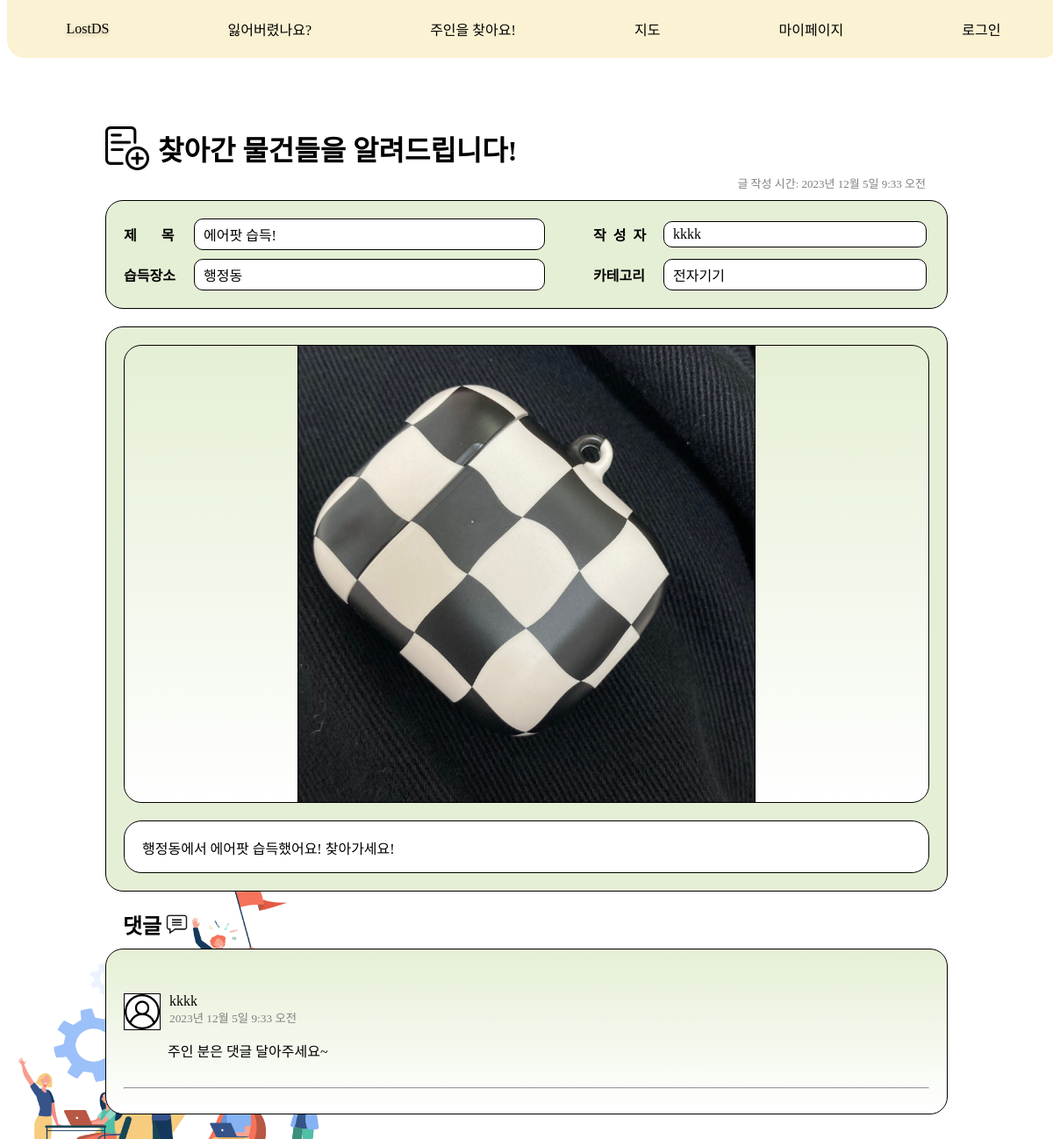
The app's page /message/complete_post/3/ with its own data.
### message/models.py (models this page shows, shortened)
class CompleteItem(models.Model):
    title = models.CharField(max_length=30)
    author = models.ForeignKey(settings.AUTH_USER_MODEL, null=True, on_delete=models.SET_NULL)
    place = models.CharField(max_length=15, null=True)
    created_at = models.DateTimeField()
    category = models.ForeignKey(Category, null=True, on_delete=models.SET_NULL)
    head_image = models.ImageField(upload_to='message/images/complete/%Y/%m/%d/', blank=True)
    content = models.TextField()
    def __str__(self):
        return f'{self.title}'

class Category(models.Model):
    name = models.CharField(max_length=10, unique=True)
    slug = models.SlugField(max_length=100, unique=True, allow_unicode=True)
    head_image = models.ImageField(upload_to='message/images/category/', blank=True)
    def __str__(self):
        return self.name
    class Meta:
        verbose_name_plural = 'Categories'

class Comment(models.Model):
    findPost = models.ForeignKey(FindItem, on_delete=models.CASCADE, null=True, blank=True)
    askPost = models.ForeignKey(AskItem, on_delete=models.CASCADE, null=True, blank=True)
    completePost = models.ForeignKey(CompleteItem, on_delete=models.CASCADE, null=True, blank=True)
    author = models.ForeignKey(settings.AUTH_USER_MODEL, on_delete=models.CASCADE)
    content = models.TextField()
    created_at = models.DateTimeField(auto_now_add=True)

### user/models.py (models this page shows)
class CustomUser(AbstractUser):
    get_verification_token = models.CharField(max_length=64, blank=True, null=True)
    token_created_at = models.DateTimeField(null=True)
    groups = models.ManyToManyField('auth.Group', related_name='custom_users')
    user_permissions = models.ManyToManyField('auth.Permission', related_name='custom_users')

### message/views.py (the view)
# urls.py: path('complete_post/<int:pk>/', views.completeDetail.as_view()),
class completeDetail(DetailView):
    model = CompleteItem
    template_name = 'message/completeItem_detail.html'
    context_object_name = 'item'
    def get_context_data(self, **kwargs):
        context = super(completeDetail, self).get_context_data()
        context['categories'] = Category.objects.all()
        return context

### message/templates/message/completeItem_detail.html (shortened to what this page needs)
{% extends 'message/base_html/base_detail.html' %}
{% load static %}
{% block main %}
<div class="main-title">
    <img class="main-title-image" src="/static/message/image/new_post_icon.png">
    <div class="main-title-font">
        찾아간 물건들을 알려드립니다!
    </div>
</div>
{% endblock %}
{% block content %}
<div class="comment-container">
    {% if item.comment_set.exists %}
    {% for comment in item.comment_set.iterator %}
    <div class="comment-content" id="comment-{{ comment.pk }}">
        <img class="comment-profile-img" src="/static/message/image/user.png" alt="">
        <div class="comment-info-font">
            {{ comment.author.username }}<br/>
            <small style="color: gray;">{{ comment.created_at }}</small>
        </div>
        <div class="comment-text">
            <p>
            <div class="comment-content-font">
                {{ comment.content | linebreaks }}
            </div>
            </p>
        </div>
    </div>
    <hr/>
    {% endfor %}
    {% endif %}
</div>
{% endblock %}

### message/templates/message/base_html/base_detail.html (shortened to what this page needs)
<!DOCTYPE html>
{% load static %}
<html lang="ko">
<head>
    <link rel="stylesheet" href="{% static 'message/css/base_detail.css' %}" media="screen">
</head>
<body>
<div style="display: flex; flex-direction: column;">
    <navigation class="nav">
        <a href='/' class='main'>LostDS</a>
        <a href="/message/ask/" class='item'>잃어버렸나요?</a>
        <a href="/message/find/" class='item'>주인을 찾아요!</a>
        <a href='https://map.naver.com/p/search/%EB%8D%95%EC%84%B1%EC%97%AC%EC%9E%90%EB%8C%80%ED%95%99%EA%B5%90?c=15.00,0,0,0,dh'
           class='item'>지도</a>
        <a href="{% url 'mypage' %}" class='item'>마이페이지</a>
        {% if user.is_authenticated %}
        <a href="/login/logout/" class='item'>로그아웃</a>
        {% else %}
        <a href="{% url 'user:login' %}" class='item'>로그인</a>
        {% endif %}
    </navigation>
    <div class="container">
        {% block main %}
        {% endblock %}
        <div class="created_at create_at-font">
            글 작성 시간: {{ item.created_at }}
        </div>
        <div class="content-container">
            <div class="content-title-container">
                <div class="content-title-content">
                    <div class="content-title">
                        <div class="content-label-font">
                            제&nbsp;&nbsp;&nbsp;&nbsp;&nbsp;&nbsp;&nbsp;목
                        </div>
                        <div class="content-large-box">
                            {{ item.title }}
                        </div>
                    </div>
                    <div class="content-author">
                        <div class="content-label-font">
                            작&nbsp;&nbsp;성&nbsp;&nbsp;자
                        </div>
                        <div class="content-small-box">
                            {{ item.author }}
                        </div>
                    </div>
                </div>
                <div class="content-title-content">
                    <div class="content-place">
                        <div class="content-label-font">
                            습득장소
                        </div>
                        <div class="content-large-box">
                            {{ item.place }}
                        </div>
                    </div>
                    <div class="content-category">
                        <div class="content-label-font">
                            카테고리
                        </div>
                        <div class="content-small-box">
                            {{ item.category }}
                        </div>
                    </div>
                </div>
            </div>
            <div class="content-content">
                {% if item.head_image %}
                <div class="content-img-container">
                    <img class="content-image" src="{{ item.head_image.url }}" alt="{{ item }} head image">
                </div>
                {% endif %}
                <div class="content-content-text">
                    <p class="content-font">{{ item.content | linebreaks }}</p>
                </div>
            </div>
        </div>
        <div class="comment-title">
            <div class="comment-title-font">
                댓글
            </div>
            <img class="comment-title-image" src="/static/message/image/comment_icon.png">
        </div>
        {% block content %}
        {% endblock %}
    </div>
</div>
</body>
</html>

### message/static/message/css/base_detail.css (style rules this page uses)
body { font-family: 'EASTARJET-Medium'; background-image: url(/static/message/image/detail.jpg); background-position: left -20px bottom -10px; background-size: 450px 360px; background-attachment: fixed; background-repeat: no-repeat; }
.container { width: 960px; display: grid; margin: 136px auto 70px auto; }
.main-title { display: flex; align-items: center; }
.main-title-image { width: 50px; height: 50px; margin-right: 10px; }
.created_at { display: flex; justify-content: flex-end; margin: 5px 25px 0 0; }
.main { font-family: 'PuradakGentleGothicR'; font-size: 30; filter: drop-shadow(0px 2px 2px rgba(0, 0, 0, 0.221)); }
.nav { position: fixed; top: 0; width: 100%; height: 66px; border-radius: 0px 0px 20px 20px; display: flex; justify-content: space-around; align-items: center; background-color: #FAF2D2; z-index : 10; }
.main, .item { text-decoration: none; color: #000000; transition: .2s; }
.content-container { max-width: 100%; margin: 10px 0; }
.content-title-container { display: flex; flex-direction: column; background-color: #E5EFD5; border: 1px solid black; border-radius: 20px; padding: 20px; margin-bottom: 20px; gap: 10px; }
.content-title-content { display: flex; align-items: center; gap: 10px; }
.content-title, .content-place { display: flex; align-items: center; margin-right: 45px; }
.content-author, .content-category { display: flex; align-items: center; }
.content-large-box { background-color: white; border: 1px solid black; width: 400px; box-sizing: border-box; padding: 5px 10px; border-radius: 10px; }
.content-small-box { background-color: white; border: 1px solid black; width: 300px; box-sizing: border-box; padding: 5px 10px; border-radius: 10px; }
.content-content { display: flex; flex-direction: column; gap: 20px; background-color: #E5EFD5; border: 1px solid black; border-radius: 20px; padding: 20px; }
.content-img-container { display: flex; justify-content: center; background: linear-gradient(to bottom, #E5EFD5, #ffffff); border: 1px solid black; border-radius: 20px; }
.content-image { width: 520px; border-left: 1px solid black; border-right: 1px solid black; }
.content-content-text { border: 1px solid black; border-radius: 20px; padding: 0px 20px; background-color: white; }
.comment-title { display: flex; align-items: center; margin: 10px 20px; }
.comment-title-image { width: 25px; height: 25px; margin-left: 5px; }
.comment-container { max-width: 100%; margin-bottom: 20px 0 70px 0; background: linear-gradient(to bottom, #E5EFD5, #ffffff); border: 1px solid black; border-radius: 20px; padding: 20px; }
.comment-content { margin: 30px 0; }
.comment-profile-img { background-color: white; border: 1px solid black; float: left; margin-right: 10px; width: 40px; height: 40px; }
.comment-text { margin: 0 50px; }
.main-title-font { font-size: xx-large; font-weight: 900; }
.create_at-font { font-size: small; color: gray; }
.content-font { font-size: large; font-weight: 500; }
.comment-title-font { font-size: x-large; font-weight: bold; }
.comment-info-font { font-size: medium; font-weight: 500; }
.comment-content-font { font-size: medium; font-weight: 300; }
.content-label-font { font-size: medium; font-weight: 600; width: 80px; text-align: left; }

### records on screen
CompleteItem: created_at "2023년 12월 5일 9:33 오전", title "에어팟 습득!", author "kkkk", place "행정동", category "전자기기", head_image (picture), content "행정동에서 에어팟 습득했어요! 찾아가세요!"
Comment: author.username "kkkk", created_at "2023년 12월 5일 9:33 오전", content "주인 분은 댓글 달아주세요~"
